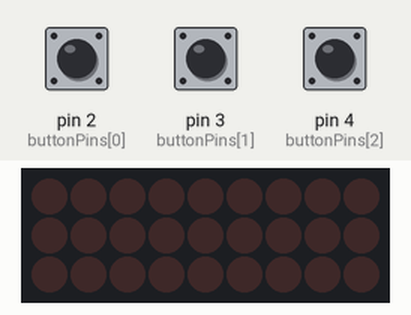
Simulated run of this sketch. Board: Arduino Uno, built with avr-gcc and run on an emulated ATmega328P. Parts: 9×3 LED matrix. Wiring (inferred from the names in the program): LED cube drawn one layer per row (orientation assumed): layers A0, A1, A2; columns pin 5, pin 7, pin 8, pin 9, pin 10, pin 11, pin 12, pin 13, A3. Inputs (shaded band) come from the test bench; at power-on: pin 4 (buttonPins[2]) HIGH, pin 2 (buttonPins[0]) HIGH, pin 3 (buttonPins[1]) HIGH.

Above: at 1.2 s.
1.3 s: pin 4 (buttonPins[2]) pulled LOW for 0.15 s
At 1.76 s:
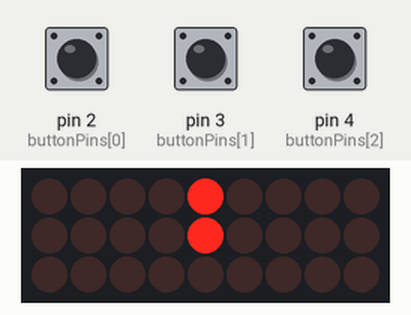
2.0 s: pin 2 (buttonPins[0]) pulled LOW for 0.15 s
At 2.5 s:
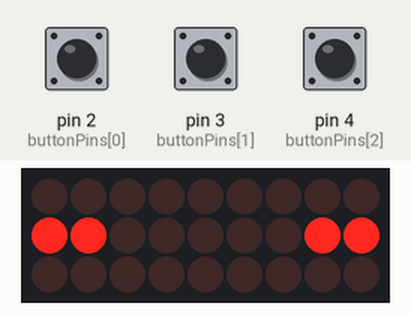
2.7 s: pin 3 (buttonPins[1]) pulled LOW for 3.2 s
At 6.3 s:
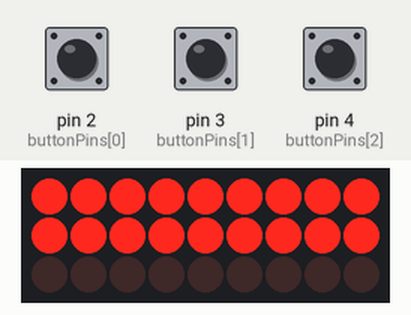
8.4 s: pin 4 (buttonPins[2]) pulled LOW for 1 s
At 9.5 s:
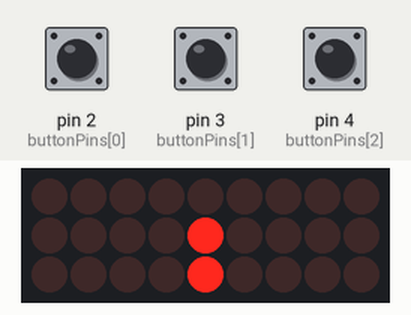
10.0 s: pin 2 (buttonPins[0]) pulled LOW for 1 s
At 11.81 s:
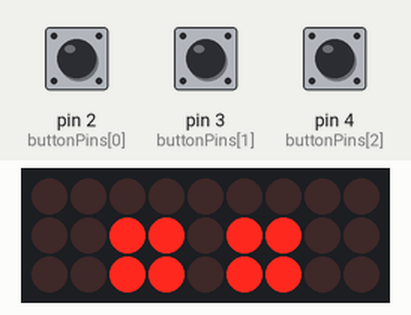
14.0 s: pin 4 (buttonPins[2]) pulled LOW for 0.15 s
At 14.76 s:
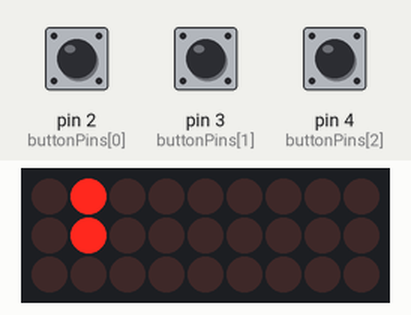
Timing chart, 0 to 17.0 s (numbered marks = the images above; inputs shaded):
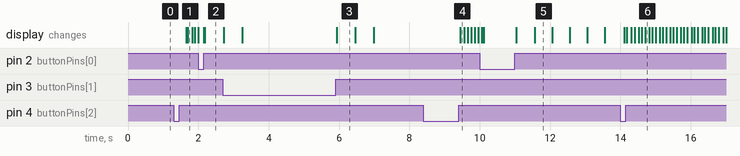

The sketch:

Chloe_Cube_Code.ino
```cpp
/* Project: LED Cube Code
   Written by: Chloe Trinh
   Date created: 2025.06.12
   Date updated: 2025.06.13
   Description: This code will cycle through different unique led sequences based on the push button pushed
 */

//declare variables for pins
const int columnPins[9] = {5, 7, 8, 9, 10, 11, 12, 13, A3};
const int layerPins[3] = {A0, A1, A2};
const int buttonPins[3] = {2, 3, 4};

//variable to track active sequence
//0 = none, 1 = sequenceOne, 2 = sequenceTwo, 3 = sequenceThree
int activeSequence = 0;

void setup() {
  //setup all column pins as output and low (off)
  for (int i = 0; i < 9; i++) {
    pinMode(columnPins[i], OUTPUT);
    digitalWrite(columnPins[i], LOW);
  }

  //setup all layer pins as output and high (inactive)
  for (int i = 0; i < 3; i++) {
    pinMode(layerPins[i], OUTPUT);
    digitalWrite(layerPins[i], HIGH);
  }

  //setup all button pins
  for (int i = 0; i < 3; i++) {
    pinMode(buttonPins[i], INPUT_PULLUP);
  }

   //turns off all LEDs at start
  clearAll();
}

void loop() {
  //checks for button presses using delay then sets sequence if pressed
  for (int i = 0; i < 3; i++) {
    if (digitalRead(buttonPins[i]) == LOW) {
      delay(50);
      //double check - had to add this because it wasn't registering button presses properly
      if (digitalRead(buttonPins[i]) == LOW) {
        activeSequence = i + 1;
        clearAll();
      }
      while (digitalRead(buttonPins[i]) == LOW);
    }
  }

  //runs active sequence
  switch (activeSequence) {
    case 1:
      sequenceOne();
      break;
    case 2:
      sequenceTwo();
      break;
    case 3:
      sequenceThree();
      break;
    default:
      clearAll();
      break;
  }
}

//function to turn off all leds
void clearAll() {
  for (int i = 0; i < 9; i++) digitalWrite(columnPins[i], LOW);
  for (int i = 0; i < 3; i++) digitalWrite(layerPins[i], HIGH);
}

//helps to turn on leds one by one
void light(int layer, int col) {
  clearAll();
  digitalWrite(layerPins[layer], LOW);
  digitalWrite(columnPins[col], HIGH);
}

/*sequence one
this sequence turns on all the corners
then the edges (not including corners) on layer by layer
then the middle layer by layer
*/
void sequenceOne() {
  //corner pins and center pin
  const int corners[] = {0, 1, 7, 8};
  const int edges[] = {2, 3, 5, 6};
  const int center = 4;

  //repeats sequence while active
  while (activeSequence == 1) {
    clearAll();

    //corners
    digitalWrite(layerPins[0], LOW);
    digitalWrite(layerPins[2], LOW);
    for (int i = 0; i < 4; i++) {
      digitalWrite(columnPins[corners[i]], HIGH);
      if (checkButtonPress()) return;
    }

    delay(500);
    clearAll();
    if (checkButtonPress()) return;

    //edges layer by layer
    for (int layer = 0; layer < 3; layer++) {
      digitalWrite(layerPins[layer], LOW);
      for (int i = 0; i < 4; i++) {
        digitalWrite(columnPins[edges[i]], HIGH);
        if (checkButtonPress()) return;
      }
      delay(500);
      clearAll();
      if (checkButtonPress()) return;
    }

    //center LEDS
    for (int layer = 0; layer < 3; layer++) {
      light(layer, center);
      delay(500);
      clearAll();
      if (checkButtonPress()) return;
    }
  }
}

/*sequence 2
some random sequence
*/
void sequenceTwo() {
  //arrays for each face column pins used
  const int topFace[] = {0,1,2,3,4,5,6,7,8};
  const int bottomFace[] = {0,1,2,3,4,5,6,7,8};
  const int leftFace[] = {6,7,8};
  const int rightFace[] = {0,1,2};
  const int frontFace[] = {0,3,6};
  const int backFace[] = {2,5,8};

  while (activeSequence == 2) {
    // Top face (layer 2)
    clearAll();
    digitalWrite(layerPins[2], LOW); // Activate top layer
    for (int i = 0; i < 9; i++) {
      digitalWrite(columnPins[topFace[i]], HIGH);
      if (checkButtonPress()) return;
    }
    delay(500);
    if (checkButtonPress()) return;

    // Bottom face (layer 0)
    clearAll();
    digitalWrite(layerPins[0], LOW); // Activate bottom layer
    for (int i = 0; i < 9; i++) {
      digitalWrite(columnPins[bottomFace[i]], HIGH);
      if (checkButtonPress()) return;
    }
    delay(500);
    if (checkButtonPress()) return;

    // Left face (all layers)
    clearAll();
    for (int l = 0; l < 3; l++) {
      digitalWrite(layerPins[l], LOW); // Activate all layers
    }
    for (int i = 0; i < 3; i++) {
      digitalWrite(columnPins[leftFace[i]], HIGH);
      if (checkButtonPress()) return;
    }
    delay(500);
    if (checkButtonPress()) return;

    // Right face (all layers)
    clearAll();
    for (int l = 0; l < 3; l++) {
      digitalWrite(layerPins[l], LOW); // Activate all layers
    }
    for (int i = 0; i < 3; i++) {
      digitalWrite(columnPins[rightFace[i]], HIGH);
      if (checkButtonPress()) return;
    }
    delay(500);
    if (checkButtonPress()) return;

    // Front face (all layers)
    clearAll();
    for (int l = 0; l < 3; l++) {
      digitalWrite(layerPins[l], LOW); // Activate all layers
    }
    for (int i = 0; i < 3; i++) {
      digitalWrite(columnPins[frontFace[i]], HIGH);
      if (checkButtonPress()) return;
    }
    delay(500);
    if (checkButtonPress()) return;

    // Back face (all layers)
    clearAll();
    for (int l = 0; l < 3; l++) {
      digitalWrite(layerPins[l], LOW); // Activate all layers
    }
    for (int i = 0; i < 3; i++) {
      digitalWrite(columnPins[backFace[i]], HIGH);
      if (checkButtonPress()) return;
    }
    delay(500);

    // Light center (layer 1)
    clearAll();
    light(1, 4); // Middle layer, center column
    delay(500);
    if (checkButtonPress()) return;

    // Light all LEDs
    clearAll();
    for (int l = 0; l < 3; l++) {
      digitalWrite(layerPins[l], LOW); // Activate all layers
      for (int c = 0; c < 9; c++) {
        digitalWrite(columnPins[c], HIGH); // Light all columns
      }
    }
    delay(500);
    if (checkButtonPress()) return;
  }
}

/*sequence 3
flows downwards through all pins
*/
void sequenceThree() {
  const int flowOrder[] = {4,1,3,5,7,0,2,6,8}; // Center to edges
  while (activeSequence == 3) {
    for (int i = 0; i < 9; i++) {
      for (int l = 0; l < 3; l++) {
        light(l, flowOrder[i]);
        if (checkButtonPress()) return;
        delay(100);
      }
    }
  }
}

//checks for button presses in the middle of sequence
bool checkButtonPress() {
  for (int i = 0; i < 3; i++) {
    if (digitalRead(buttonPins[i]) == LOW) {
      delay(50);
      if (digitalRead(buttonPins[i]) == LOW) {
        activeSequence = i + 1;
        clearAll();
        //if button is pressed
        return true;
      }
    }
  }
  //no button pressed
  return false;
}
```

Measured:
- after the input at 1.3 s, the display: first changes after 0.35 s (image 1 shows a later state)
- after the input at 2.0 s, the display: first differs from a run without the input after 0.18 s (image 2)
- after the input at 2.7 s, the display: first differs from a run without the input after 0.55 s (image 3 shows a later state)
- after the input at 8.4 s, the display: changes after 1.0 s (image 4)
- after the input at 10.0 s, the display: first differs from a run without the input after 0.12 s (image 5 shows a later state)
- after the input at 14.0 s, the display: first changes after 0.10 s (image 6 shows a later state)
- what the display in image 3 shows lasts 0.6 s, from 5.9 s to 6.5 s
